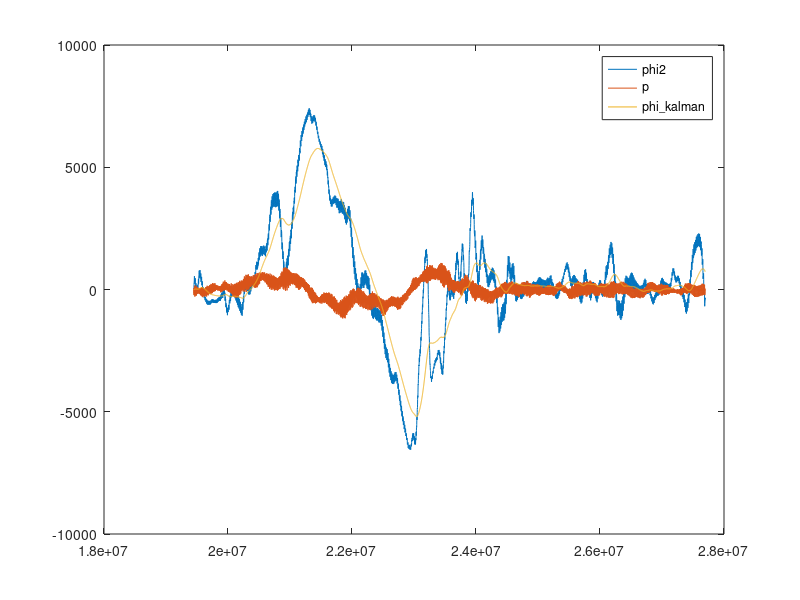
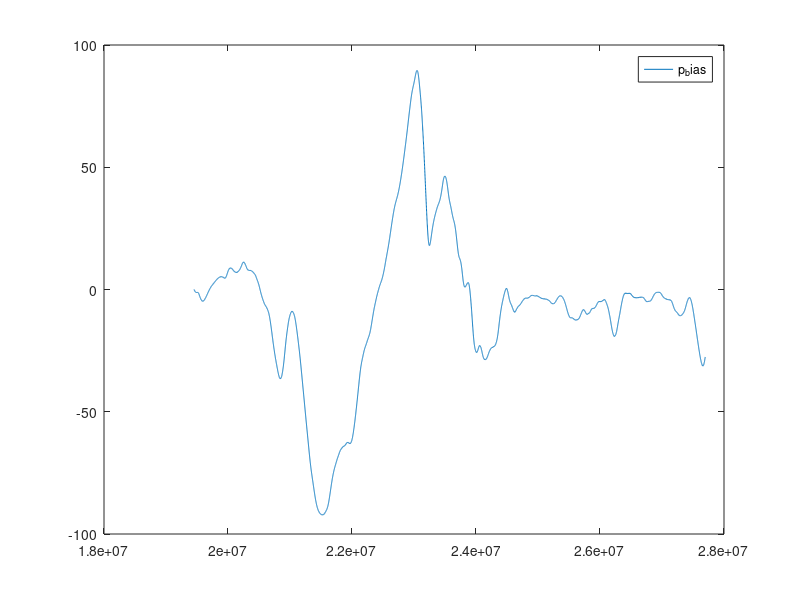
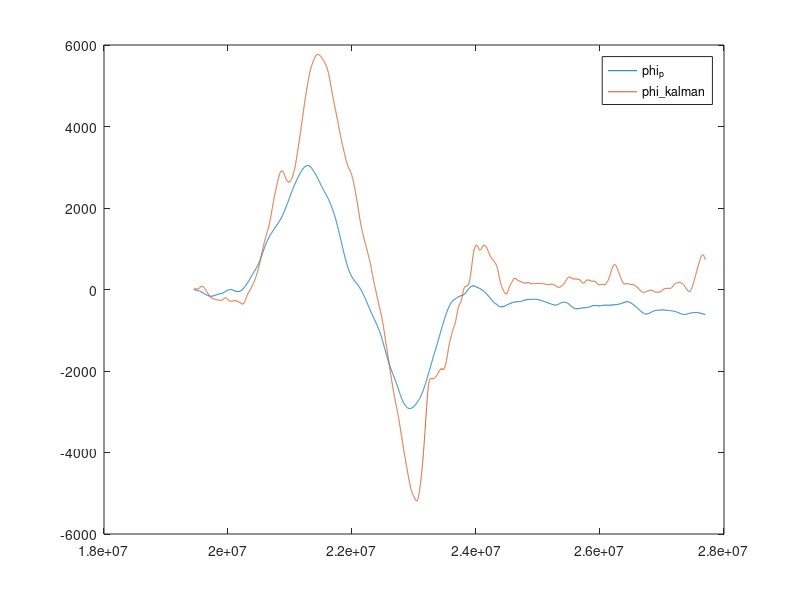

Here is the MATLAB script that generated these plots, in order:
%--------------------------------------------------------------------------
% QR2 -- 
%--------------------------------------------------------------------------
% load data
	load logfile.dat;
	t = logfile(:,1);
	sax = logfile(:,2);
	say = logfile(:,3);
	saz = logfile(:,4);
    p = logfile(:,5);
	q = logfile(:,6);
	r = logfile(:,7);
% sample freq: t is in us
	fs = length(t)*1000000/(t(length(t))-t(1));
	n = length(t);
% map acc to angles (simplified) 
    phi = say;
    theta = sax;
    
%--------------------------------------------------------------------------    
% filter phi to reduce scale to show movement
%--------------------------------------------------------------------------    
% filter 2nd order 10Hz 
    [b,a] = butter(2,10/(fs/2));
    phi2 = filter(b,a,phi);

%--------------------------------------------------------------------------    
% kalman filter to remove dynamic offset in p using phi2
%--------------------------------------------------------------------------    
    p2phi = 0.0081;
    p_bias(1:n) = 0;
    phi_kalman(1:n) = 0;
    C1 = 256;
    C2 = 1000000;
    for i=(2:n)
        p_kalman(i) = p(i-1) - p_bias(i-1);
        phi_kalman(i) = phi_kalman(i-1) + p_kalman(i) * p2phi;
        phi_error(i) = phi_kalman(i) - phi2(i);
        phi_kalman(i) = phi_kalman(i) - phi_error(i) / C1;
        p_bias(i) = p_bias(i-1) + (phi_error(i)/p2phi) / C2;
    end;
    figure; plot(t,phi2,t,p,t,phi_kalman), legend('phi2', 'p', 'phi\_kalman');
    figure; plot(t,p_bias'), legend('p_bias');
    
    
    
% compare phi from kalman with phi from p
    phi_p(1:n) = 0;
    phi_p(1) = 0;
    for i=(2:n) 
        phi_p(i) = phi_p(i-1) + p(i-1) * p2phi; 
    end;
    figure; plot(t,phi_p,t,phi_kalman), legend('phi_p', 'phi\_kalman');

    